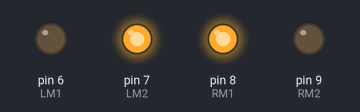
A sketch run on a simulated Arduino Uno, built with avr-gcc and run on an emulated ATmega328P. Shown: output pins drawn as LEDs (lit = HIGH).

Above: at 0.1 s.
Timing chart, 0 to 1.6 s (numbered marks = the images above):
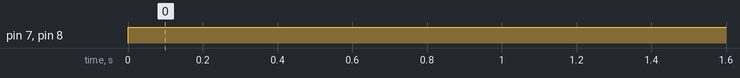

The sketch:

Test1DCmov.ino
```cpp
#include <Wire.h>

#define LM1 6       // left motor
#define LM2 7       // left motor
#define RM1 8       // right motor
#define RM2 9       // right motor

void setup()
{
  Serial.begin(9600);
  pinMode(LM1, OUTPUT);
  pinMode(LM2, OUTPUT);
  pinMode(RM1, OUTPUT);
  pinMode(RM2, OUTPUT);
}

void loop()
{
    //move fwd
    //delay(2000);
    digitalWrite(LM1, LOW);
    digitalWrite(LM2, HIGH);
    digitalWrite(RM1, HIGH);
    digitalWrite(RM2, LOW);
    //delay(2000);
 /*
    //move left
    digitalWrite(LM1, LOW);
    digitalWrite(LM2, LOW);
    digitalWrite(RM1, HIGH);
    digitalWrite(RM2, LOW);
    delay(2000);

    //move right
    digitalWrite(LM1, HIGH);
    digitalWrite(LM2, LOW);
    digitalWrite(RM1, LOW);
    digitalWrite(RM2, LOW);

    //reverse
    digitalWrite(LM1, LOW);
    digitalWrite(LM2, HIGH);
    digitalWrite(RM1, LOW);
    digitalWrite(RM2, HIGH);
  */
}
```

Measured:
- by itself, pin 7 (LM2), pin 8 (RM1): LOW → HIGH at 0.00 s
